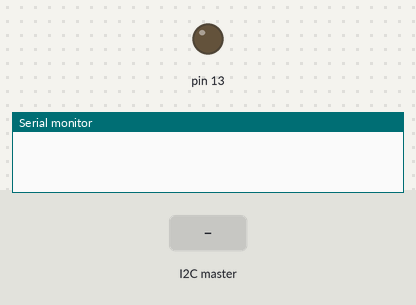
Recording of a sketch running on a simulated Arduino Uno, built with avr-gcc and run on an emulated ATmega328P. Shown: output pins drawn as LEDs (lit = HIGH), the last lines printed to the serial monitor. The test bench sets the inputs (shaded band).

Above: at 1.2 s.
1.3 s: the I2C master sends the byte 1
At 1.8 s:
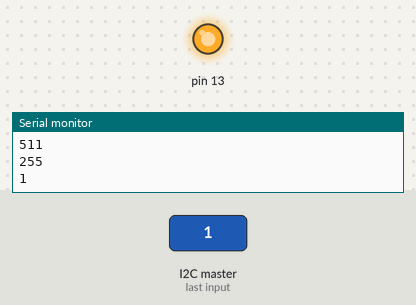
Timing chart, 0 to 4.3 s (numbered marks = the images above; inputs shaded):
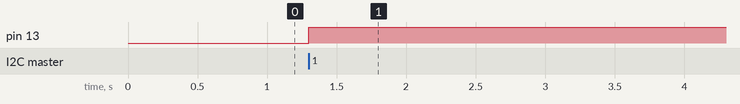

Measured:
- after the input at 1.3 s, pin 13: LOW → HIGH at once

The sketch:

I2C_Slave.ino
```cpp
// Test : ok

#include <Wire.h>

#define MYADRESS 2

#define DEBUG true

/* DEBUG */
#if DEBUG
#define DEBUG_MSG(m); Serial.print(m);
#define DEBUG_MSGLN(m); Serial.println(m);
#define DEBUG_BEGIN(d); Serial.begin(d);
#else
#define DEBUG_MSG(m);
#define DEBUG_MSGLN(m);
#define DEBUG_BEGIN(d);
#endif

/* MACROS I2C */
// Most significant byte of uint16_t
#define MSB(xx) byte(xx >> 8)
// Least significant byte of uint16_t
#define LSB(xx) byte(xx & 0xFF)
// Function from the MSB of uint16_t
#define FUNCTION(x) byte(x >> 4)
// Data from MSB
#define DATA(x) byte(x & 0x0F)
// Two bytes to an uint16_t
#define PACK(x,y) uint16_t(uint16_t(x << 8) + uint16_t(y))
// Send LSB to MSB
#define LSBTOMSB(x) byte(x << 4)

void setup()
{
  DEBUG_BEGIN(9600);
  Wire.begin(MYADRESS);
  pinMode(13, OUTPUT);
  Wire.onRequest(Answer);
  Wire.onReceive(GotBytes);
}

void loop()
{
  delay(25);
}


void Answer(){
}

void GotBytes(int howMany)
{
  if (howMany = 2) {
    byte funcdata = Wire.read();
    byte datab = Wire.read();
    byte function = FUNCTION(funcdata);
    uint16_t data = PACK(DATA(funcdata), datab);
    HaveToWork(function, data);
    DEBUG_MSGLN(function);
    DEBUG_MSGLN(data);
    DEBUG_MSGLN(datab);
    DEBUG_MSGLN(funcdata);
  }else {
    while(Wire.available()){
      Wire.read();
    }
  }
}

void HaveToWork(byte function, uint16_t data)
{
  switch(function){
    case 0:
      LedOn(data);
      break;
    case 1:
      LedOff(data);
      break;
    default:
      break;
  }
}

void LedOn(uint16_t data)
{
  digitalWrite(13, HIGH);
  DEBUG_MSGLN("N");
}
void LedOff(uint16_t data)
{
  digitalWrite(13, LOW);
  DEBUG_MSGLN("F");
}
```
